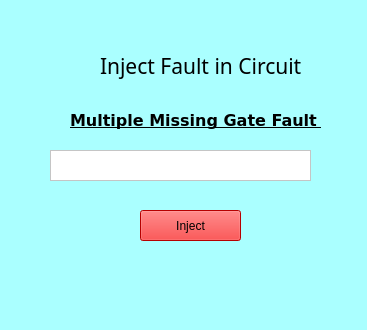
<?xml version="1.0" encoding="UTF-8"?>
<ui version="4.0">
 <class>TruthTableGenerator</class>
 <widget class="QMainWindow" name="TruthTableGenerator">
  <property name="geometry">
   <rect>
    <x>0</x>
    <y>0</y>
    <width>367</width>
    <height>330</height>
   </rect>
  </property>
  <property name="windowTitle">
   <string>Truth Table Generator</string>
  </property>
  <property name="styleSheet">
   <string notr="true">background-color: rgb(170, 255, 255);
border-color: rgb(0, 0, 0);
border-bottom-color: rgb(0, 0, 0);</string>
  </property>
  <widget class="QWidget" name="centralwidget">
   <widget class="QLabel" name="label">
    <property name="geometry">
     <rect>
      <x>70</x>
      <y>80</y>
      <width>251</width>
      <height>81</height>
     </rect>
    </property>
    <property name="font">
     <font>
      <family>DejaVu Sans</family>
      <pointsize>12</pointsize>
      <weight>75</weight>
      <bold>true</bold>
      <underline>true</underline>
     </font>
    </property>
    <property name="text">
     <string>Multiple Missing Gate Fault </string>
    </property>
   </widget>
   <widget class="QLabel" name="label_2">
    <property name="geometry">
     <rect>
      <x>100</x>
      <y>40</y>
      <width>251</width>
      <height>51</height>
     </rect>
    </property>
    <property name="font">
     <font>
      <family>Ubuntu Condensed</family>
      <pointsize>16</pointsize>
      <weight>50</weight>
      <italic>false</italic>
      <bold>false</bold>
     </font>
    </property>
    <property name="text">
     <string>Inject Fault in Circuit</string>
    </property>
   </widget>
   <widget class="QPushButton" name="run">
    <property name="geometry">
     <rect>
      <x>140</x>
      <y>210</y>
      <width>101</width>
      <height>31</height>
     </rect>
    </property>
    <property name="styleSheet">
     <string notr="true">background-color: rgb(255, 0, 0);</string>
    </property>
    <property name="text">
     <string>Inject</string>
    </property>
   </widget>
   <widget class="QTextEdit" name="filename">
    <property name="geometry">
     <rect>
      <x>50</x>
      <y>150</y>
      <width>261</width>
      <height>31</height>
     </rect>
    </property>
    <property name="styleSheet">
     <string notr="true">color: rgb(170, 255, 0);
color: rgb(0, 0, 0);
background-color: rgb(255, 255, 255);</string>
    </property>
   </widget>
  </widget>
  <widget class="QMenuBar" name="menubar">
   <property name="geometry">
    <rect>
     <x>0</x>
     <y>0</y>
     <width>367</width>
     <height>23</height>
    </rect>
   </property>
  </widget>
  <widget class="QStatusBar" name="statusbar"/>
 </widget>
 <resources/>
 <connections/>
</ui>
